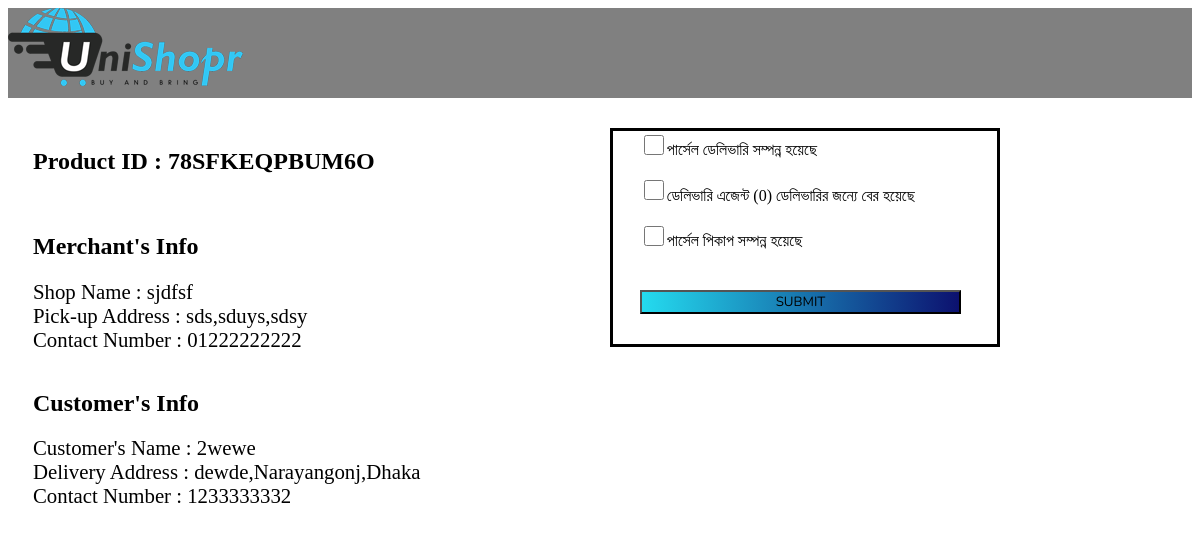
Screenshot of /Internship_admin/tracking_info.php?p_id=78SFKEQPBUM6O with the database file from the repository.
### tables this page shows
CREATE TABLE `my_location` (
  `ID` varchar(15) NOT NULL,
  `Shop_name` varchar(100) NOT NULL,
  `Pick_up_address` text NOT NULL,
  `Phone_num` varchar(11) DEFAULT NULL,
  `select_address` varchar(15) DEFAULT NULL
);

CREATE TABLE `parcel` (
  `date` date NOT NULL,
  `ID` varchar(15) NOT NULL,
  `Product_id` varchar(15) DEFAULT NULL,
  `Shop_name` varchar(50) NOT NULL,
  `Phone_num` varchar(11) DEFAULT NULL,
  `C_name` varchar(200) NOT NULL,
  `Pick_up_address` text NOT NULL,
  `Delivery_address` text NOT NULL,
  `Product_weight` int(11) NOT NULL,
  `Cash_collection` int(11) NOT NULL,
  `delivery_charge` int(11) NOT NULL,
  `Payment_method` text NOT NULL,
  `Instructions` text NOT NULL,
  `agent_name` varchar(200) DEFAULT NULL,
  `agent_phone` varchar(11) DEFAULT NULL,
  `status` varchar(30) NOT NULL,
  `Payment_status` varchar(30) NOT NULL,
  `Action` varchar(30) NOT NULL
);

### Internship_admin/tracking_info.php (the view, shortened to what this page needs)
<!DOCTYPE html>
<html>
<head>
	<link rel="stylesheet" type="text/css" href="css/a.css">
</head>
<body><div id="header">
    <div id="logo">
      <img src="images/logo.PNG">
    </div>
  </div>
<div class="row">
<div class="column">
<div class="details">
<?php
$conn=OpenCon();
$p_id=$_GET['p_id'];
$sql1 = "select * from parcel where Product_id='$p_id'";
$result1 = mysqli_query($conn,$sql1);
     if(mysqli_num_rows($result1)>0){
     while ($row1= mysqli_fetch_assoc($result1)) {
     $id=$row1['ID'];
     $pickup_address=$row1['Pick_up_address'];
     $shop=$row1['Shop_name'];
     $c_phone_num=$row1['Phone_num'];
     $c_name=$row1['C_name'];
     $delivery_address=$row1['Delivery_address'];
     $sql2 = "select * from my_location where ID='$id' and Pick_up_address='$pickup_address'";
$result2 = mysqli_query($conn,$sql2);
     if(mysqli_num_rows($result2)>0){
     while ($row1= mysqli_fetch_assoc($result2)) {
      $m_phone_num=$row1['Phone_num'];
      ?>
      <h2>Product ID : <?php echo "$p_id"; ?></h2><br>
      <h2>Merchant's Info</h2>
      <span style="font-size:130%;">Shop Name : <?php echo "$shop"; ?></span><br>
      <span style="font-size:130%;">Pick-up Address : <?php echo "$pickup_address"; ?></span><br>
      <span style="font-size:130%;">Contact Number : <?php echo "$m_phone_num"; ?></span><br><br>
      <h2>Customer's Info</h2>
      <span style="font-size:130%;">Customer's Name : <?php echo "$c_name"; ?></span><br>
      <span style="font-size:130%;">Delivery Address : <?php echo "$delivery_address"; ?></span><br>
      <span style="font-size:130%;">Contact Number : <?php echo "$c_phone_num"; ?></span><br><br>
      <?php
    }}}}
    ?>
  </div>
</div>
<div class="column">
  <?php
    $sql3="select * from parcel where Product_id='$p_id'";
   $result3 = mysqli_query($conn,$sql3);
     if(mysqli_num_rows($result3)>0){
     while ($row3 = mysqli_fetch_assoc($result3)) {
      $agent_name=$row3['agent_name'];
      $agent_phone=$row3['agent_phone'];
    ?>
  <div class="extra" style="border-style: solid; width: 70%;">
    <div class="agent" style= "text-align: left; margin-left: 7%;" >
    <form id="info" action="update_tracking.php" method="post" >
        <input type="checkbox" id="step3" name="step3" value="deliverd">পার্সেল ডেলিভারি সম্পন্ন হয়েছে<br><br>
        <input type="checkbox" id="step2" name="step2" value="medium">ডেলিভারি এজেন্ট <?php echo "$agent_name ($agent_phone)"; ?> ডেলিভারির জন্যে বের হয়েছে<br><br>
        <input type="checkbox" id="step1" name="step1" value="picked_up">পার্সেল পিকাপ সম্পন্ন হয়েছে<br>
        <input type="submit" id="submit" name="submit" value="Submit">
      </form>
    </div>
  </div>
<?php
}
}
?>
</body>
</html>

### Internship_admin/css/a.css (style rules this page uses)
#header { width:100%; bottom: 100%;overflow: hidden; height: 90px; justify-content:top; background: gray; }
#logo { width: 200px;height: 80px; float: left; }

### Internship_admin/tracking_info.php (style rules this page uses)
.agent input[type="checkbox"] { top: 0; left: 0; height: 20px; width: 20px; background-color: #eee; margin-top: 1%; font-size: 16px; font-family: 'Nunito', sans-serif; }
.agent input[type="submit"] { width: 90%; margin-top: 40px; margin-bottom: 30px; text-transform: uppercase; font-weight: 600px; font-family: 'Nunito', sans-serif; background: -webkit-linear-gradient(left, #24dbef, #0c116f ); }
* { box-sizing: border-box; }
.column { float: left; width: 50%; padding: 0 10px; margin-top:30px; right: calc(50% - 50px); }
.row { margin: 0 15px; }
.row:after { content: ""; display: table; clear: both; }

### rows the page displays
parcel: Shop_name "sjdfsf", Pick_up_address "sds,sduys,sdsy", C_name "2wewe", Delivery_address "dewde,Narayangonj,Dhaka", Phone_num "1233333332", agent_phone "0"
my_location: Phone_num "01222222222"
